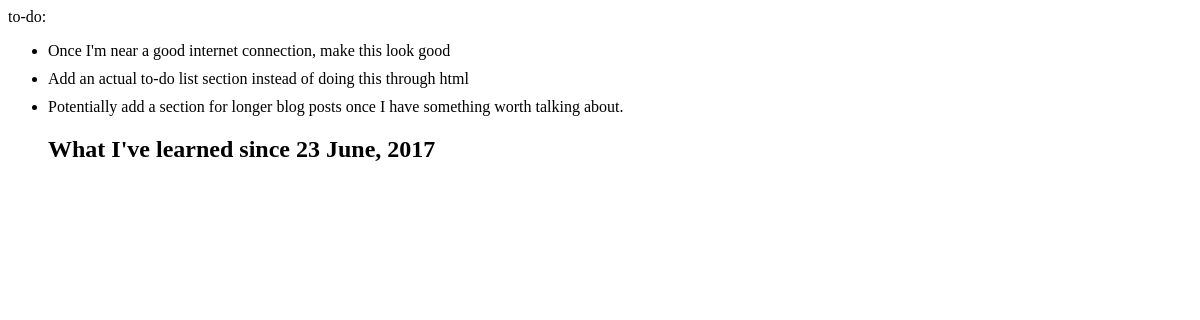
Before: / with the older database file.
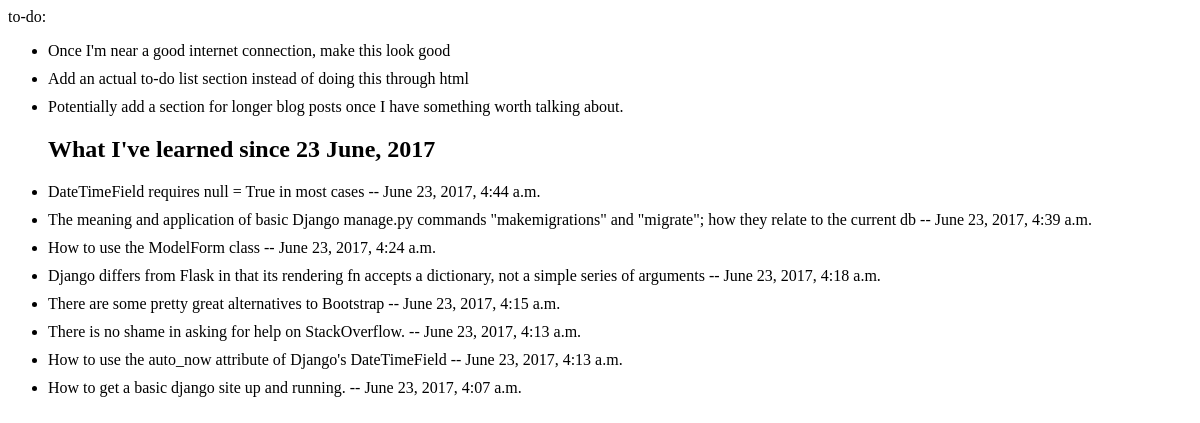
After: the same page with the newer database file.
### posts/models.py (models this page shows)
class Post(models.Model):
    content = models.CharField(max_length = 200)
    pub_date = models.DateTimeField('date published', auto_now = True, null = True)
    def __str__(self):
        return self.content

### posts/views.py (the view)
# urls.py: url(r'^$', views.post, name= 'main')
def post(request ):
    post_list = Post.objects.order_by('id')
    pub_date = Post.pub_date
    return render(request, 'posts/main.html',
            {'post': post_list, 'pub_date' : pub_date},
    )

### posts/templates/posts/main.html (shortened to what this page needs)
<head>
  <p>to-do:</p>
  <ul>
    <li>Once I'm near a good internet connection, make this look good</li>
    <li>Add an actual to-do list section instead of doing this through html</li>
    <li>Potentially add a section for longer blog posts once I have something worth talking about.</li>
  <h2>What I've learned since 23 June, 2017</h2>
</head>
<body>
  {% for i in post reversed  %}
  <li>{{ i }} -- {{ i.pub_date }}</li>
  {% endfor %}
</body>

### posts/templates/posts/main.html (style rules this page uses)
li { margin: 10px 0; }

Changed rows visible on the page:
added Post: content "DateTimeField requires null = True in most cases", pub_date "June 23, 2017, 4:44 a.m."
added Post: content "The meaning and application of basic Django manage.py commands \"makemigrations\" and \"migrate\"; how they relate to the current db", pub_date "June 23, 2017, 4:39 a.m."
added Post: content "How to use the ModelForm class", pub_date "June 23, 2017, 4:24 a.m."
added Post: content "Django differs from Flask in that its rendering fn accepts a dictionary, not a simple series of arguments", pub_date "June 23, 2017, 4:18 a.m."
added Post: content "There are some pretty great alternatives to Bootstrap", pub_date "June 23, 2017, 4:15 a.m."
added Post: content "There is no shame in asking for help on StackOverflow.", pub_date "June 23, 2017, 4:13 a.m."
added Post: content "How to use the auto_now attribute of Django's DateTimeField", pub_date "June 23, 2017, 4:13 a.m."
added Post: content "How to get a basic django site up and running.", pub_date "June 23, 2017, 4:07 a.m."
